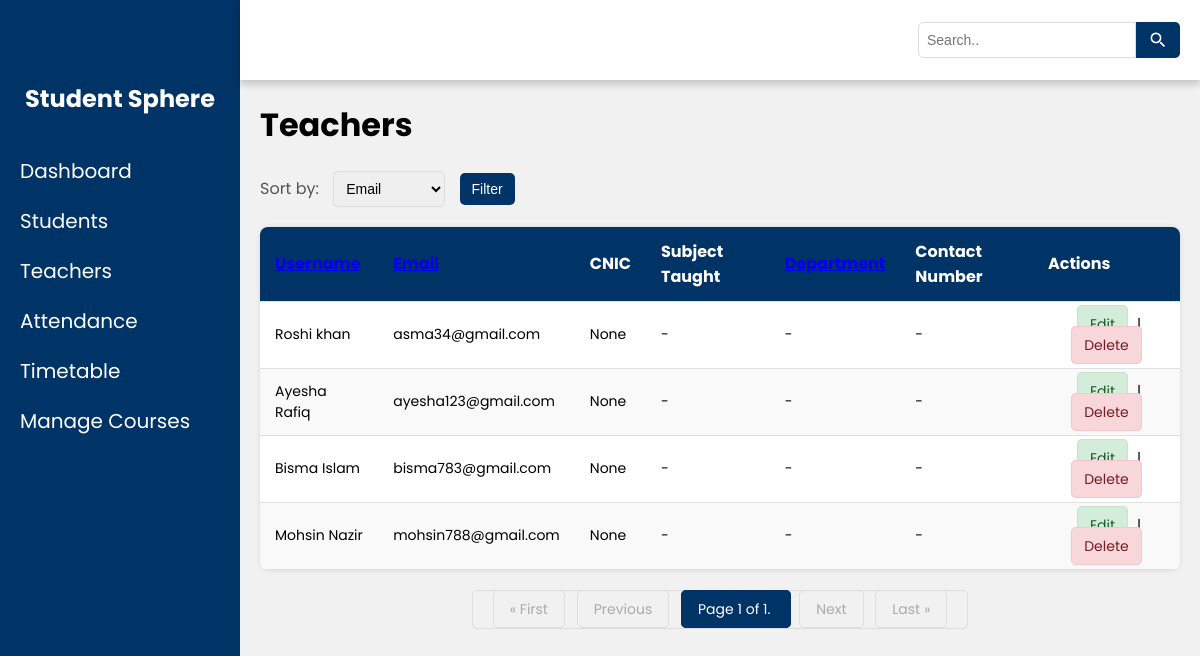
The page /teachers/?sort=email on the database its author committed.
### student_management_app/models.py (models this page shows, shortened)
class Teacher(models.Model):
    user = models.OneToOneField(UserProfile, on_delete=models.CASCADE, primary_key=True)
    verification_code = models.CharField(max_length=100, blank=True, null=True)
    cnic = models.CharField(max_length=15, blank=True, null=True)
    subject_taught = models.CharField(max_length=100, blank=True, null=True)
    department = models.CharField(max_length=100, blank=True, null=True)
    contact_number = models.CharField(max_length=20, blank=True, null=True)

class UserProfile(AbstractUser):
    ROLE_CHOICES = [
        ('student', 'Student'),
        ('teacher', 'Teacher'),
        ('admin', 'Admin'),
    ]
    role = models.CharField(max_length=10, choices=ROLE_CHOICES, default='student')

### student_management_app/views.py (the view)
# urls.py: path('teachers/', views.teacher_list, name='teacher_list'),
def teacher_list(request):
    teachers = Teacher.objects.all()
    search_term = request.GET.get('search')
    if search_term:
        teachers = teachers.filter(
            Q(user__username__icontains=search_term) |
            Q(user__email__icontains=search_term) |
            Q(subject_taught__icontains=search_term) |
            Q(department__icontains=search_term)
        )
        teachers = teachers.annotate(
            relevance=Case(
                When(user__username__icontains=search_term, then=Value(10)),
                When(user__email__icontains=search_term, then=Value(5)),
                default=Value(1),
                output_field=IntegerField(),
            ),
            name_length=Length('user__username')
        ).order_by('-relevance',
                     'name_length')  # Important: Order by relevance and then name_length
    else:
        teachers = teachers.annotate(
            relevance=Value(0, output_field=IntegerField()),
            name_length=Length('user__username')
        )
    sort_by = request.GET.get('sort')
    if sort_by:
        if sort_by == 'username':
            teachers = teachers.order_by('user__username')
        elif sort_by == 'email':
            teachers = teachers.order_by('user__email')
        elif sort_by == 'department':
            teachers = teachers.order_by('department')
        elif sort_by == 'cnic':
            teachers = teachers.order_by('cnic')
        elif sort_by == 'contact_number':
            teachers = teachers.order_by('contact_number')
        elif sort_by == 'subject_taught':
            teachers = teachers.order_by('subject_taught')
        else:
            teachers = teachers.order_by('pk')  # Default to primary key if sort is invalid
    else:
        teachers = teachers.order_by('pk')  # Default ordering
    paginator = Paginator(teachers, 10)
    page_number = request.GET.get('page')
    page_obj = paginator.get_page(page_number)
    context = {
        'page_obj': page_obj,
        'search_term': search_term,
        'sort_by': sort_by,
    }
    return render(request, 'admin_teachers.html', context)

### student_management_app/context_processors.py (called while the page is built)
def user_role_processor(request):
    user_role = None
    if request.user.is_authenticated:
        user_role = getattr(request.user, 'role', 'Role_Attribute_Missing_In_Model')
        logger.info(f"Context Processor: User '{request.user.username}' is authenticated. Role found: '{user_role}'")
    else:
        logger.info("Context Processor: User is NOT authenticated.")
    return {'user_role': user_role}

### student_management_app/templates/admin_teachers.html (shortened to what this page needs)
<!DOCTYPE html>
<html lang="en">
<head>
    <link rel="stylesheet" href="/static/css/style4.css">
</head>
<body>
    <div class="side-menu">
        <br><br>
        <div class="fyp-name">
            <h2>Student Sphere</h2>
        </div>
        <ul>
            <li><a href="{% url 'admin_panel' %}">Dashboard</a></li>
            <li><a href="{% url 'student_list' %}">Students</a></li>
            <li><a href="{% url 'teacher_list' %}">Teachers</a></li>
            <li><a href="/selectsem/">Attendance</a></li>
            <li class="dropdown">
                <a href="{% url 'admin_timetable' %}">Timetable</a>
            </li>
            <li><a href="{% url 'admin_courses' %}">Manage Courses</a></li>
        </ul>
    </div>
    <div class="container">
        <div class="header">
            <div class="nav">
                <div class="search">
                    <form method="GET" action="{% url 'teacher_list' %}">
                        <input type="text" name="search" placeholder="Search.." value="{% if search_term %}{{ search_term }}{% endif %}">
                        <button type="submit"><img src="/static/images/search.png/" alt=""></button>
                    </form>
                </div>
            </div>
        </div>
        <div class="content">
            <h1>Teachers</h1>
             <div class="sorting-options">
                    <form method="GET" action="{% url 'teacher_list' %}">
                        <label for="sort">Sort by:</label>
                        <select name="sort" id="sort">
                            <option value="email" {% if sort_by == 'email' %}selected{% endif %}>Email</option>
                        </select>
                        <button type="submit">Filter</button>
                    </form>
                </div>
            <table>
                <thead>
                    <tr>
                        <th><a href="{% url 'teacher_list' %}?sort=username{% if search_term %}&search={{ search_term }}{% endif %}">Username</a></th>
                        <th><a href="{% url 'teacher_list' %}?sort=email{% if search_term %}&search={{ search_term }}{% endif %}">Email</a></th>
                        <th>CNIC</th>
                        <th>Subject Taught</th>
                        <th><a href="{% url 'teacher_list' %}?sort=department{% if search_term %}&search={{ search_term }}{% endif %}">Department</a></th>
                        <th>Contact Number</th>
                        <th>Actions</th>
                    </tr>
                </thead>
                <tbody>
                    {% for teacher in page_obj %}
                    <tr>
                        <td>{{ teacher.user.username }}</td>
                        <td>{{ teacher.user.email }}</td>
                        <td>{{ teacher.cnic }}</td>
                        <td>{{ teacher.subject_taught|default:"-" }}</td>
                        <td>{{ teacher.department|default:"-" }}</td>
                        <td>{{ teacher.contact_number|default:"-" }}</td>
                        <td>
                            <a href="{% url 'teacher_edit' teacher.pk %}">Edit</a> |
                            <a href="{% url 'teacher_delete' teacher.pk %}" onclick="confirmDelete(event, '{% url 'teacher_delete' teacher.pk %}')">Delete</a>
                        </td>
                    </tr>
                    {% empty %}
                    <tr><td colspan="7">No teachers found.</td></tr>
                    {% endfor %}
                </tbody>
            </table>
            <div class="pagination">
                <span class="step-links">
                    {% if page_obj.has_previous %}
                        <a href="?page=1{% if search_term %}&search={{ search_term }}{% endif %}{% if sort_by %}&sort={{ sort_by }}{% endif %}">&laquo; First</a>
                        <a href="?page={{ page_obj.previous_page_number }}{% if search_term %}&search={{ search_term }}{% endif %}{% if sort_by %}&sort={{ sort_by }}{% endif %}">Previous</a>
                    {% else %}
                        <span class="disabled">&laquo; First</span>
                        <span class="disabled">Previous</span>
                    {% endif %}
                    <span class="current">
                        Page {{ page_obj.number }} of {{ page_obj.paginator.num_pages }}.
                    </span>
                    {% if page_obj.has_next %}
                        <a href="?page={{ page_obj.next_page_number }}{% if search_term %}&search={{ search_term }}{% endif %}{% if sort_by %}&sort={{ sort_by }}{% endif %}">Next</a>
                        <a href="?page={{ page_obj.paginator.num_pages }}{% if search_term %}&search={{ search_term }}{% endif %}{% if sort_by %}&sort={{ sort_by }}{% endif %}">Last &raquo;</a>
                    {% else %}
                        <span class="disabled">Next</span>
                        <span class="disabled">Last &raquo;</span>
                    {% endif %}
                </span>
            </div>
        </div>
    </div>
</body>
</html>

### student_management_app/static/css/style4.css (style rules this page uses)
body { font-family: 'Poppins', sans-serif; background-color: #f1f1f1; margin: 0; padding: 0; display: flex; min-height: 100vh; }
.container .header .nav { display: flex; align-items: center; width: auto; justify-content: flex-end; }
.container .header .nav .search { display: flex; align-items: center; margin-left: 20px; }
.container .header .nav .search form { display: flex; }
.container .header .nav .search input[type=text] { border: 1px solid #ddd; padding: 8px; border-radius: 5px 0 0 5px; margin-right: 0; width: 200px; font-size: 14px; }
.container .header .nav .search button { width: auto; height: auto; border: none; display: flex; align-items: center; justify-content: center; background-color: #003366; border-radius: 0 5px 5px 0; cursor: pointer; padding: 8px 12px; }
.container .header .nav .search button img { width: 20px; height: 20px; filter: brightness(0) invert(1); }
.content { position: relative; margin-top: 60px; min-height: 90vh; background: #f1f1f1; padding: 20px; box-sizing: border-box; }
.sorting-options { margin-bottom: 20px; display: flex; align-items: center; }
.sorting-options label { margin-right: 10px; font-size: 16px; color: #555; }
.sorting-options select { padding: 8px; border-radius: 5px; border: 1px solid #ddd; font-size: 14px; margin-right: 10px; }
.content table { width: 100%; border-collapse: collapse; margin-top: 20px; box-shadow: 0 0 5px rgba(0, 0, 0, 0.1); border-radius: 8px; overflow: hidden; background-color: white; }
.content th, .content td { padding: 12px 15px; text-align: left; border-bottom: 1px solid #e0e0e0; font-size: 14px; }
.content th { background-color: #003366; color: white; font-weight: bold; font-size: 16px; }
.content tbody tr:nth-child(even) { background-color: #f9f9f9; }
.content td a { color: #0055a5; text-decoration: none; margin-right: 10px; transition: color 0.3s ease; font-size: 16px; }
.content tbody tr td:last-child { text-align: center; }
.content tbody tr td:last-child a { margin: 0 5px; padding: 8px 12px; border-radius: 5px; font-size: 14px; }
.content tbody tr td:last-child a:first-child { background-color: #d4edda; color: #155724; border: 1px solid #c3e6cb; }
.content tbody tr td:last-child a:last-child { background-color: #f8d7da; color: #721c24; border: 1px solid #f5c6cb; }
.pagination { display: flex; justify-content: center; margin-top: 20px; }
.pagination a, .pagination span { padding: 8px 16px; text-decoration: none; border: 1px solid #ddd; margin: 0 4px; border-radius: 5px; color: #333; font-size: 14px; }
.pagination .current { background-color: #003366; color: white; border-color: #003366; }
.pagination .disabled { color: #aaa; pointer-events: none; border-color: #ddd; }
.sorting-options button { background-color: #003366; color: white; border: none; padding: 8px 12px; border-radius: 5px; cursor: pointer; font-size: 14px; }
.side-menu { position: fixed; background: #003366; width: 20vw; min-height: 100vh; display: flex; flex-direction: column; }
.side-menu .fyp-name { color: white; height: 12vh; display: flex; align-items: center; justify-content: center; }
.side-menu ul { list-style: none; padding: 0; margin: 0; width: 100%; }
.side-menu li { font-size: 20px; padding: 10px 20px; color: white; display: flex; align-items: flex-start; justify-content: flex-start; list-style: none; }
.side-menu ul li a { text-decoration: none; color: inherit; display: block; }
.dropdown { position: relative; }
.container { position: absolute; right: 0; width: 80vw; height: 100vh; background: #f1f1f1; }
.container .header { position: fixed; top: 0; right: 0; width: 80vw; height: 10vh; background: white; display: flex; align-items: center; justify-content: flex-end; box-shadow: 0 4px 8px 0 rgba(0, 0, 0, 0.2); z-index: 1; padding: 0 20px; box-sizing: border-box; }

### rows shown on the page
Teacher: user.username "Roshi khan", user.email "asma34@gmail.com", cnic "None", subject_taught "-", department "-", contact_number "-"
Teacher: user.username "Ayesha Rafiq", user.email "ayesha123@gmail.com", cnic "None", subject_taught "-", department "-", contact_number "-"
Teacher: user.username "Bisma Islam", user.email "bisma783@gmail.com", cnic "None", subject_taught "-", department "-", contact_number "-"
Teacher: user.username "Mohsin Nazir", user.email "mohsin788@gmail.com", cnic "None", subject_taught "-", department "-", contact_number "-"

### other values the page prints
{{ page_obj.number }} "1"
{{ page_obj.paginator.num_pages }} "1"
